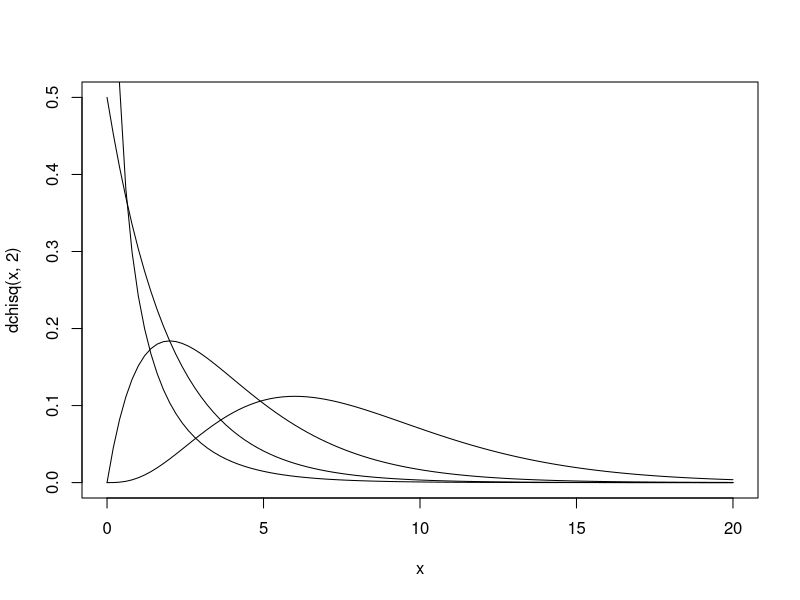

Source code (R):
# 標準正規分布を用いた検定
# 平均値の検定・母分散は既知
# 帰無仮説μ=12
心理学テスト <- c(13,14,7,12,10,6,8,15,4,14,9,6,10,12,5,12,8,8,12,15)
Z分子 <- mean(心理学テスト)-12
Z分母 <- sqrt(10/length(心理学テスト))
Z統計量 <- Z分子/Z分母
Z統計量
p値 <- 2*pnorm(Z統計量)
p値

# t分布を用いた検定
# 平均値の検定・母分散は未知
t分子 <- mean(心理学テスト)-12
t分母 <- sqrt(var(心理学テスト)/length(心理学テスト))
t統計量 <- t分子/t分母
t統計量
p値 <- 2*pt(t統計量,19)
p値

# 相関係数の検定(無相関検定)
# 「母集団において相関が0である」
統計テスト1 <- c(6,10,6,10,5,3,5,9,3,3,11,6,11,9,7,5,8,7,7,9)
統計テスト2 <- c(10,13,8,15,8,6,9,10,7,3,18,14,18,11,12,5,7,12,7,7)
標本相関 <- cor(統計テスト1,統計テスト2)
t分子 <- 標本相関*sqrt(length(統計テスト1)-2)
t分母 <- sqrt(1-標本相関^2)
t統計量 <- t分子/t分母
t統計量
p値 <- 2*pt(t統計量,18,lower.tail=FALSE)
p値
cor.test(統計テスト1,統計テスト2)

# カイ二乗分布
curve(dchisq(x,2),0,20)
curve(dchisq(x,1),0,20,add=TRUE)
curve(dchisq(x,4),0,20,add=TRUE)
curve(dchisq(x,8),0,20,add=TRUE)

# 独立性の検定
期待度数イチイチ <- 12*14/20
期待度数ニイチ <- 12*6/20
期待度数イチニ <- 8*14/20
期待度数ニニ <- 8*6/20
期待度数 <- c(期待度数イチイチ,期待度数ニイチ,期待度数イチニ,期待度数ニニ)
観測度数 <- c(10,2,4,4)
カイ二乗要素 <- (観測度数-期待度数)^2/期待度数
カイ二乗要素
カイ二乗 <- sum(カイ二乗要素)
カイ二乗
qchisq(0.95,1)
qchisq(0.05,1)
pchisq(カイ二乗,1,lower.tail=FALSE)

shidouhou <- read.csv("easy_r_book/shidouhou.csv", fileEncoding = "SJIS")
クロス集計表 <- table(shidouhou$math,shidouhou$stat)
chisq.test(クロス集計表,correct=FALSE)

履修A <- matrix(c(16,12,4,8),2,2)
rownames(履修A) <- c('文系','理系')
colnames(履修A) <- c('履修した','履修しない')
chisq.test(履修A,correct=FALSE)
履修A <- matrix(c(160,120,40,80),2,2)
rownames(履修A) <- c('文系','理系')
colnames(履修A) <- c('履修した','履修しない')
chisq.test(履修A,correct=FALSE)